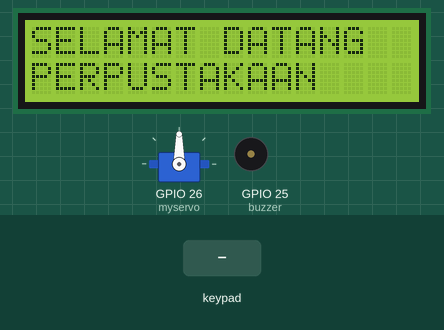
Bench run of a sketch on a simulated ESP32. Parts: servo, 16×2 character LCD, buzzer (waves = sounding, pin HIGH). Inputs (shaded band) come from the test bench.

Above: at 0.1 s.
3.3 s: keypad keys 1 4 1 2 1 9 1 8 # pressed 0.4 s apart
At 6.9 s:
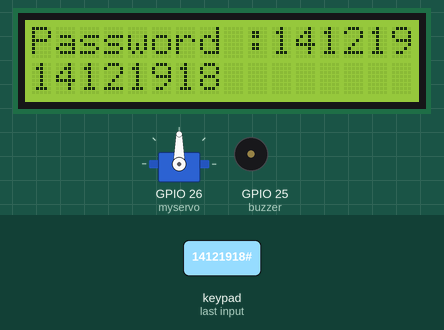
8.4 s: key '#' pressed
At 10.5 s:
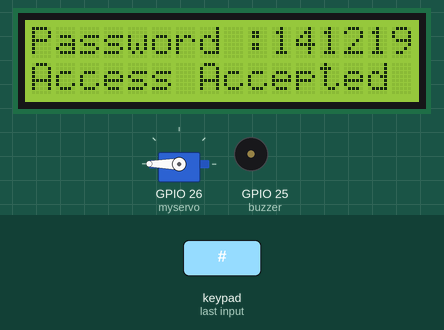
11.4 s: keypad keys 1 4 1 2 1 9 1 8 pressed 0.4 s apart
17.6 s: key '1' pressed
At 19.4 s:
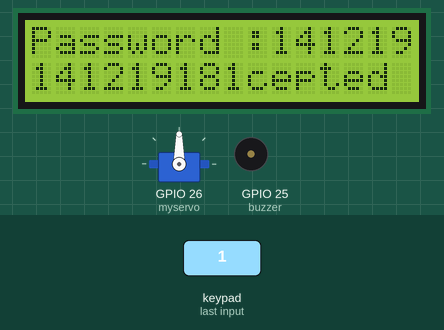
19.6 s: keypad keys 1 4 1 2 1 9 1 8 D pressed 0.4 s apart
At 24.2 s:
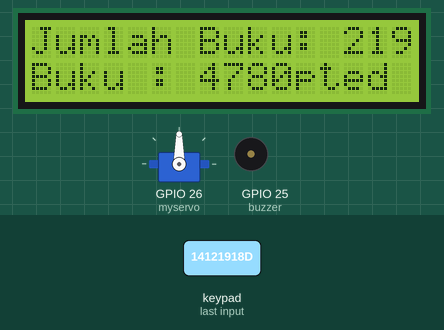
24.7 s: key '2' pressed
At 26.5 s:
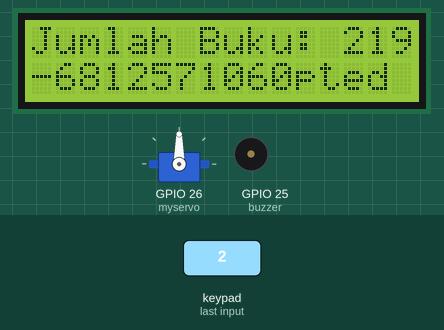
Timing chart, 0 to 28.0 s (numbered marks = the images above; inputs shaded):
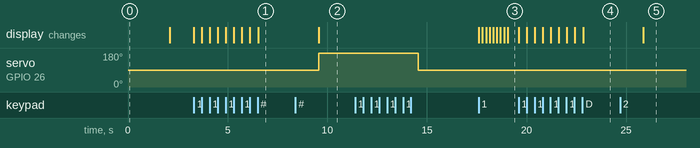

The sketch:

program.ino
```cpp
#include <Wire.h>
#include <LiquidCrystal_I2C.h>    //Library LCD I2C
LiquidCrystal_I2C lcd(0x27,16,2);   //Alamat I2C
#include <Keypad.h>
#include <ESP32Servo.h>

#define TINGGI_LAYAR 64 // Tinggi layar OLED yang digunakan
#define LEBAR_LAYAR 128 // Lebar layar OLED yang digunakan

Servo myservo;
const byte ROWS = 4;    //Jumlah baris keypad
const byte COLS = 4;    //Jumlah kolom keypad

int buzzer = 25;

// Adafruit_SSD1306 oled(LEBAR_LAYAR, TINGGI_LAYAR, &Wire, -1);

char Keys[ROWS][COLS] = {   //Membuat array keypad
  {'1','2','3','A'},
  {'4','5','6','B'},
  {'7','8','9','C'},
  {'*','0','#','D'}
};

byte rowPins[ROWS] = { 14, 12, 19, 18 };
byte colPins[COLS] = { 5, 4, 2, 15 };

Keypad customKeypad = Keypad( makeKeymap(Keys), rowPins, colPins, ROWS, COLS);    //Masukkan info keypad pada library


char customKey;         //Variabel penampung input keypad
int number = 0;         //Variabel penampung nilai angka
String password = "";    //Password
String memory = "";

int buku = 0;
bool isBuku = false;

void setup() {
  Serial.begin(9600);
  myservo.attach(26);
  pinMode(buzzer, OUTPUT);

  lcd.init ();              //Mulai LCD
  lcd.setBacklight(HIGH);   //Nyalakan backlight

  lcd.setCursor(0,0);
  lcd.print("SELAMAT DATANG");
  lcd.setCursor(0,1);
  lcd.print("PERPUSTAKAAN");
  delay(2000);
  lcd.clear();

}

void loop() {
  customKey = customKeypad.getKey();    //Baca input keypad

  //------------Prosedur jika input berupa angka------------//
  switch(customKey){
    case '0' ... '9':
      lcd.setCursor(0,1);
      number = number * 10 + (customKey - '0');
      memory = String(number);
      lcd.print(memory);
    break;

    //------------Jika input '#' maka cek password------------//
    case '#':
      if(String(number) == password){          //Jika password benar, maka
        lcd.setCursor(0,1);
        lcd.print("Access Accepted ");  //Tampilan LCD
        number = 0;
        myservo.write(180);
        delay(5000);
        myservo.write(90);

      }
    //   else{                             //Jika salah, maka
    //     oled.setTextSize(1);
    //     oled.setTextColor(WHITE);
    //     oled.setCursor(0,10);
    //     oled.print("Invalid Password");  //Tampilan LCD
    //     oled.display();
    //     digitalWrite(buzzer, HIGH);
    //     delay(2000);
    //     number = 0;
    //     oled.clearDisplay();
    //   }
    // break;

    //------------Jika input '*' maka hapus tampilan------------//
    case 'A':
      lcd.setCursor(0,0);
      lcd.print("Password : ");
      lcd.setCursor(10,0);
      password = memory;
      lcd.print(password);
      delay(3000);
      break;

    case 'B':
      lcd.setCursor(0,0);
      lcd.print("Masukkan Password : ");
      delay(3000);
      break;

    case 'C':
      lcd.setCursor(0,0);
      lcd.print("Masukkan Barang : ");
      buku += 1;
      delay(3000);
      break;

    case 'D':
      lcd.setCursor(0,0);
      lcd.print("Jumlah Buku: ");
      lcd.setCursor(0,1);
      lcd.print("Buku : ");
      lcd.setCursor(10,1);
      lcd.print(buku);
      delay(3000);
      break;

    case '*':
      number = 0;
      lcd.clear();
    break;
  }
}
/* Program Kunci Pintu dengan password input Keypad 4x4 dibuat oleh Indobot */
```

Measured:
- after the input at 3.3 s, the display: first changes at once (image 1 shows a later state)
- after the input at 8.4 s, servo on GPIO 26 (myservo): 90° → 180° after 1.2 s; the display: changes after 1.2 s (image 2)
- after the input at 17.6 s, the display: first differs from a run without the input after 1.5 s (image 3)
- after the input at 19.6 s, the display: first changes at once (image 4 shows a later state)
- after the input at 24.7 s, the display: changes after 1.2 s (image 5)
